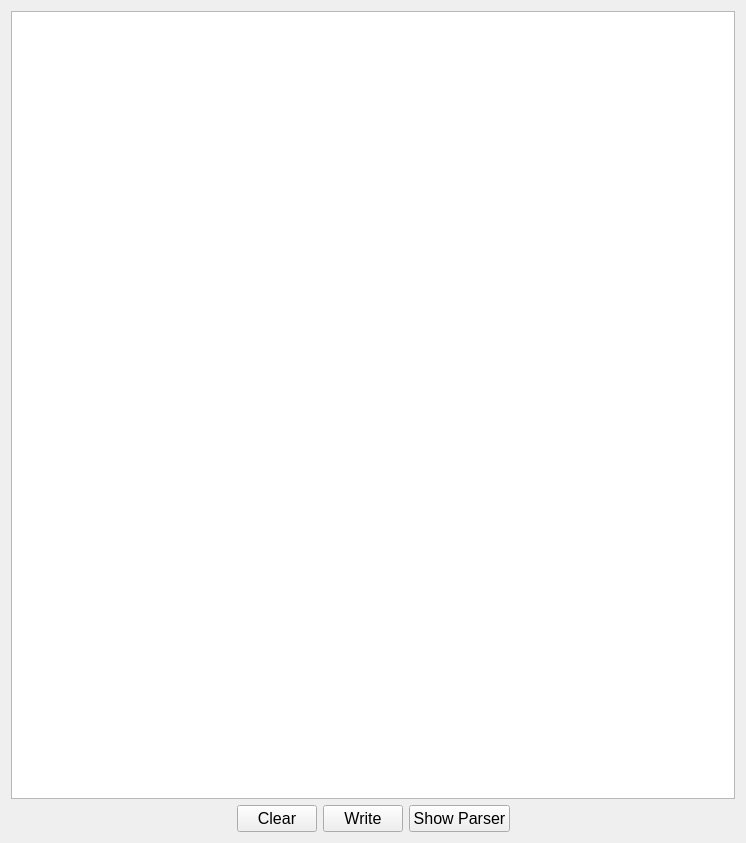
<?xml version="1.0" encoding="UTF-8"?>
<ui version="4.0">
 <class>LogGui</class>
 <widget class="QWidget" name="LogGui">
  <property name="geometry">
   <rect>
    <x>0</x>
    <y>0</y>
    <width>746</width>
    <height>843</height>
   </rect>
  </property>
  <property name="windowTitle">
   <string>Form</string>
  </property>
  <layout class="QVBoxLayout" name="verticalLayout">
   <item>
    <widget class="QTextEdit" name="txtLog">
     <property name="font">
      <font>
       <pointsize>10</pointsize>
      </font>
     </property>
     <property name="readOnly">
      <bool>true</bool>
     </property>
    </widget>
   </item>
   <item>
    <layout class="QHBoxLayout" name="horizontalLayout">
     <item>
      <spacer name="horizontalSpacer">
       <property name="orientation">
        <enum>Qt::Horizontal</enum>
       </property>
       <property name="sizeHint" stdset="0">
        <size>
         <width>40</width>
         <height>20</height>
        </size>
       </property>
      </spacer>
     </item>
     <item>
      <widget class="QPushButton" name="btnClear">
       <property name="font">
        <font>
         <pointsize>12</pointsize>
        </font>
       </property>
       <property name="text">
        <string>Clear</string>
       </property>
      </widget>
     </item>
     <item>
      <widget class="QPushButton" name="btnWrite">
       <property name="font">
        <font>
         <pointsize>12</pointsize>
        </font>
       </property>
       <property name="text">
        <string>Write</string>
       </property>
      </widget>
     </item>
     <item>
      <widget class="QPushButton" name="btnShowParser">
       <property name="font">
        <font>
         <pointsize>12</pointsize>
        </font>
       </property>
       <property name="text">
        <string>Show Parser</string>
       </property>
      </widget>
     </item>
     <item>
      <spacer name="horizontalSpacer_2">
       <property name="orientation">
        <enum>Qt::Horizontal</enum>
       </property>
       <property name="sizeHint" stdset="0">
        <size>
         <width>40</width>
         <height>20</height>
        </size>
       </property>
      </spacer>
     </item>
    </layout>
   </item>
  </layout>
 </widget>
 <resources/>
 <connections/>
</ui>
